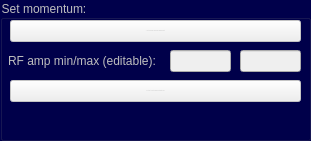
           <widget class="QGroupBox" name="groupBox_6">
            <property name="enabled">
             <bool>false</bool>
            </property>
            <property name="geometry">
             <rect>
              <x>340</x>
              <y>330</y>
              <width>311</width>
              <height>141</height>
             </rect>
            </property>
            <property name="font">
             <font>
              <weight>50</weight>
              <bold>false</bold>
              <strikeout>false</strikeout>
             </font>
            </property>
            <property name="styleSheet">
             <string notr="true">QGroupBox{ background-color: rgb(0, 0, 75);}
QLabel{ background-color: rgba(0,0,0,0%);}
#QPushButton{ background-color: rgb(255, 255, 255);}</string>
            </property>
            <property name="title">
             <string>Set momentum:</string>
            </property>
            <widget class="QLineEdit" name="lineEdit_fineRFMin">
             <property name="geometry">
              <rect>
               <x>170</x>
               <y>50</y>
               <width>61</width>
               <height>22</height>
              </rect>
             </property>
            </widget>
            <widget class="QLineEdit" name="lineEdit_fineRFMax">
             <property name="geometry">
              <rect>
               <x>240</x>
               <y>50</y>
               <width>61</width>
               <height>22</height>
              </rect>
             </property>
            </widget>
            <widget class="QLabel" name="label_10">
             <property name="geometry">
              <rect>
               <x>8</x>
               <y>50</y>
               <width>161</width>
               <height>21</height>
              </rect>
             </property>
             <property name="font">
              <font>
               <strikeout>false</strikeout>
              </font>
             </property>
             <property name="text">
              <string>RF amp min/max (editable):</string>
             </property>
            </widget>
            <widget class="QPushButton" name="pushButton_fineCentreC2VRF">
             <property name="geometry">
              <rect>
               <x>10</x>
               <y>80</y>
               <width>291</width>
               <height>22</height>
              </rect>
             </property>
             <property name="font">
              <font>
               <pointsize>-1</pointsize>
              </font>
             </property>
             <property name="text">
              <string>3. Set RF to centre down spectometer line</string>
             </property>
             <property name="checked">
              <bool>false</bool>
             </property>
            </widget>
            <widget class="QPushButton" name="pushButton_fineGetRFRange_2">
             <property name="geometry">
              <rect>
               <x>10</x>
               <y>20</y>
               <width>291</width>
               <height>22</height>
              </rect>
             </property>
             <property name="font">
              <font>
               <pointsize>-1</pointsize>
              </font>
             </property>
             <property name="text">
              <string>1. Get scan range from rough measurement</string>
             </property>
             <property name="checked">
              <bool>false</bool>
             </property>
            </widget>
           </widget>
